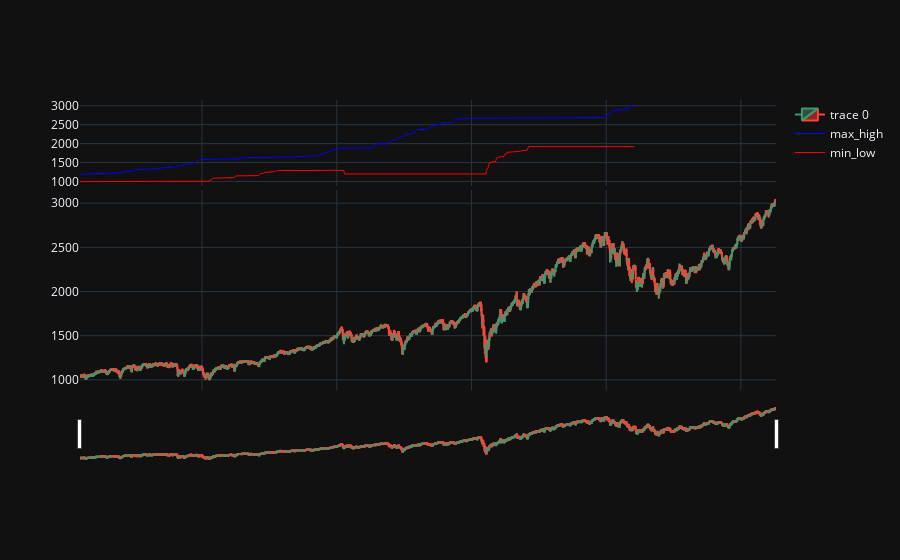

Notebook source saved alongside this figure:
### Code cell
from plotly.subplots import make_subplots

t = no_gap_data
fig = make_subplots(
    rows=3, cols=1, shared_xaxes=True,
    row_heights=[0.3, 0.7, 0.3],  # Adjust height proportions if needed
    vertical_spacing=0.01  # Spacing between the charts
)
fig.add_trace(
    go.Candlestick(x=t.index, open=t['Open'], close=t['Close'], high=t['High'], low=t['Low']), row=2, col=1)
fig.add_scatter(x=t.index, y=t['max_high'], mode='lines', line=dict(color='blue', width=1), name='max_high')
fig.add_scatter(x=t.index, y=t['min_low'], mode='lines', line=dict(color='red', width=1), name='min_low')
fig.add_scatter(x=t.index, y=t['long_drawdown'], mode='lines', line=dict(color='orange', width=1), name='long_drawdown')
fig.add_scatter(x=t.index, y=t['max_long_drawdown'], mode='lines', line=dict(color='pink', width=1),
                name='max_long_drawdown')
fig.add_scatter(x=t.index, y=t['relative_max_long_drawdown'], mode='lines', line=dict(color='brown', width=1),
                name='relative_max_long_drawdown')
fig.show()

### Figure 1 — Plotly figure (JSON) as saved in the notebook; plotly's stock layout.template omitted (floating-point values rounded to 4 significant figures; data arrays with more than 128 entries replaced by an {"elided": "..."} marker saying what was removed)
{"data": [{"close": {"elided": "3774 float values"}, "high": {"elided": "3774 float values"}, "low": {"elided": "3774 float values"}, "open": {"elided": "3774 float values"}, "x": {"elided": "3774 str values"}, "type": "candlestick", "xaxis": "x2", "yaxis": "y2"}, {"line": {"color": "blue", "width": 1}, "mode": "lines", "name": "max_high", "x": {"elided": "3774 str values"}, "y": {"elided": "3774 float values"}, "type": "scatter"}, {"line": {"color": "red", "width": 1}, "mode": "lines", "name": "min_low", "x": {"elided": "3774 str values"}, "y": {"elided": "3774 float values"}, "type": "scatter"}], "layout": {"xaxis": {"anchor": "y", "domain": [0.0, 1.0], "matches": "x3", "showticklabels": false}, "yaxis": {"anchor": "x", "domain": [0.7738, 1.0]}, "xaxis2": {"anchor": "y2", "domain": [0.0, 1.0], "matches": "x3", "showticklabels": false}, "yaxis2": {"anchor": "x2", "domain": [0.2362, 0.7638]}, "xaxis3": {"anchor": "y3", "domain": [0.0, 1.0]}, "yaxis3": {"anchor": "x3", "domain": [0.0, 0.2262]}}}
